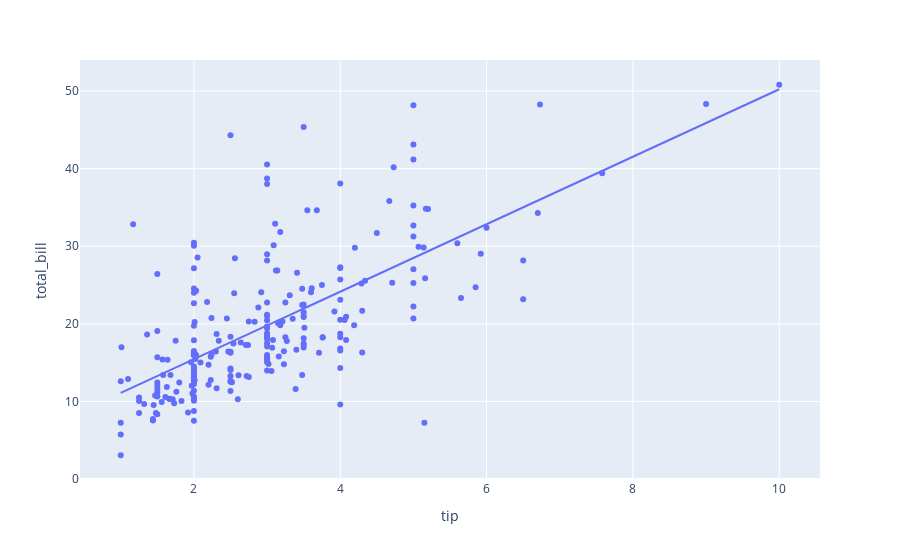

Notebook code for this chart:
### Code cell
px.scatter(
    data_frame = tips,
    x = 'tip',
    y = 'total_bill',
    trendline='ols'
)

### Figure 1 — Plotly figure (JSON) as saved in the notebook; plotly's stock layout.template omitted (floating-point values rounded to 4 significant figures; data arrays with more than 128 entries replaced by an {"elided": "..."} marker saying what was removed)
{"data": [{"hovertemplate": "tip=%{x}<br>total_bill=%{y}<extra></extra>", "legendgroup": "", "marker": {"color": "#636efa", "symbol": "circle"}, "mode": "markers", "name": "", "orientation": "v", "showlegend": false, "type": "scatter", "x": {"elided": "244 float values"}, "xaxis": "x", "y": {"elided": "244 float values"}, "yaxis": "y"}, {"hovertemplate": "<b>OLS trendline</b><br>total_bill = 4.34771 * tip + 6.75028<br>R<sup>2</sup>=0.456617<br><br>tip=%{x}<br>total_bill=%{y} <b>(trend)</b><extra></extra>", "legendgroup": "", "marker": {"color": "#636efa", "symbol": "circle"}, "mode": "lines", "name": "", "showlegend": false, "type": "scatter", "x": {"elided": "244 float values"}, "xaxis": "x", "y": {"elided": "244 float values"}, "yaxis": "y"}], "layout": {"legend": {"tracegroupgap": 0}, "margin": {"t": 60}, "xaxis": {"anchor": "y", "domain": [0, 1], "title": {"text": "tip"}}, "yaxis": {"anchor": "x", "domain": [0, 1], "title": {"text": "total_bill"}}}}
